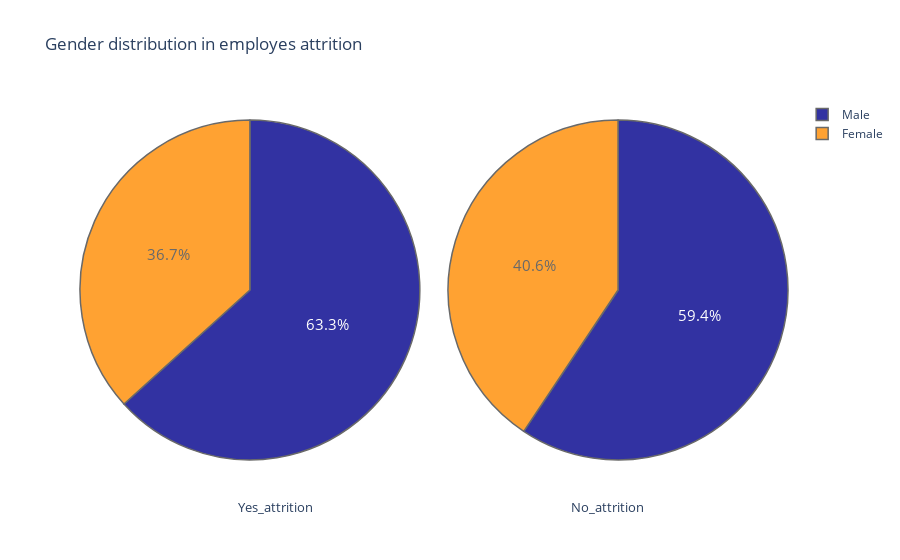

Notebook source saved alongside this figure:
### Markdown cell above
___
* **Plotando os gráficos de pessoas que tem atrito e não tem atrito com a empresa, relacionando-as a Gênero dos funcinários:**

### Code cell
plot("Gender")

### Figure 1 — Plotly figure (JSON) as saved in the notebook; plotly's stock layout.template omitted (floating-point values rounded to 4 significant figures)
{"data": [{"domain": {"x": [0, 0.48]}, "hoverinfo": "label+percent+name", "labels": ["Male", "Female"], "marker": {"colors": ["darkblue", "darkorange", "darkgreen", "darkred", "lightgrey", "orange", "white", "lightpink"], "line": {"width": 1.5}}, "name": "attrition employes", "opacity": 0.8, "textfont": {"size": 15}, "type": "pie", "values": [150, 87]}, {"domain": {"x": [0.52, 1]}, "hoverinfo": "label+percent+name", "labels": ["Male", "Female"], "marker": {"colors": ["darkblue", "darkorange", "darkgreen", "darkred", "lightgrey", "orange", "white", "lightpink"], "line": {"width": 1.5}}, "name": "Non attrition employes", "opacity": 0.8, "textfont": {"size": 15}, "type": "pie", "values": [732, 501]}], "layout": {"annotations": [{"font": {"size": 13}, "showarrow": false, "text": "Yes_attrition", "x": 0.22, "y": -0.1}, {"font": {"size": 13}, "showarrow": false, "text": "No_attrition", "x": 0.8, "y": -0.1}], "title": {"text": "Gender distribution in employes attrition "}}}
